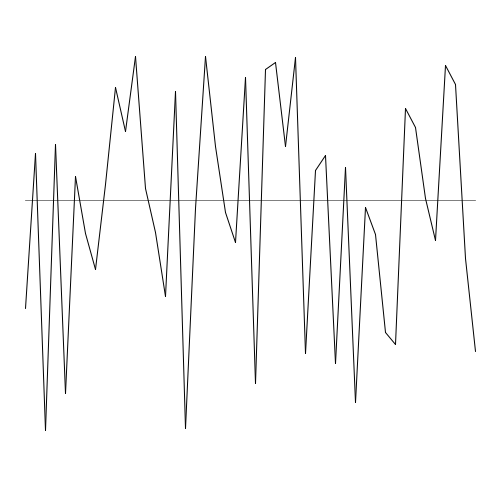
Frame 1 (no input)
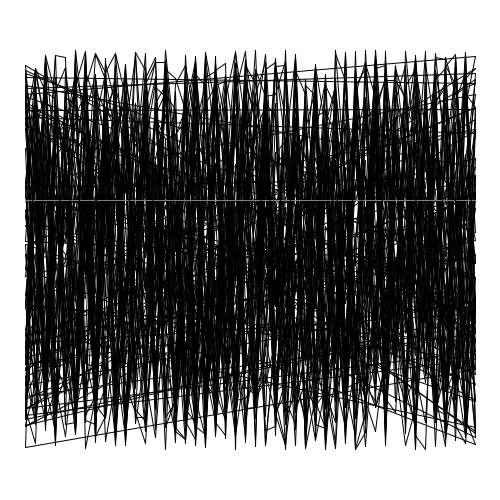
Frame 60 (the mouse pressed at the canvas centre just before this capture)
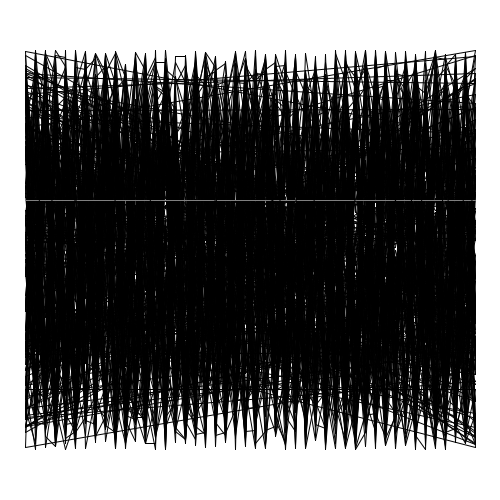
Frame 120 (the mouse held since frame 60 and released just before this capture)

The Processing sketch that drew these frames (run headless with seeded random() and noise(); from frame 60 on, the mouse is pressed at the canvas centre):

// Processing sketch: ch3_randomLove
// ── ch3_randomLove.pde
float lastx = -999;
float lasty = -999;
int border = 20;

void setup() {
  size(500, 500);
  background(255);
}

void draw() {
  // drawLine(0, height * 0.2);
  drawLine(1, height * 0.4);
}

void drawLine(int kind, float y) {
  int beginx = (width / 20);
  int endx = width - (width / 20);

  stroke(128);
  line(beginx, y, endx, y);

  stroke(0);
  for (int x=beginx; x<=endx; x+=(width/50)) {
    switch(kind) {
    case 1:
      float bordery = height * 0.1;
      y = bordery + random(height - 2*bordery);
      break;
    }
    if (lastx > -999) {
      line(x, y, lastx, lasty);
    }

    lastx = x;
    lasty = y;
  }
}
